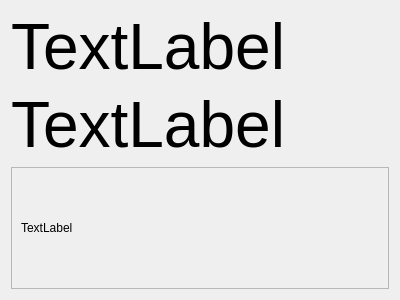
<?xml version="1.0" encoding="UTF-8"?>
<ui version="4.0">
 <class>DialogCamera</class>
 <widget class="QWidget" name="DialogCamera">
  <property name="geometry">
   <rect>
    <x>0</x>
    <y>0</y>
    <width>400</width>
    <height>300</height>
   </rect>
  </property>
  <property name="windowTitle">
   <string>Form</string>
  </property>
  <layout class="QVBoxLayout" name="verticalLayout">
   <item>
    <widget class="QLabel" name="label_2">
     <property name="font">
      <font>
       <pointsize>48</pointsize>
      </font>
     </property>
     <property name="text">
      <string>TextLabel</string>
     </property>
    </widget>
   </item>
   <item>
    <widget class="QLabel" name="label_3">
     <property name="font">
      <font>
       <pointsize>48</pointsize>
      </font>
     </property>
     <property name="text">
      <string>TextLabel</string>
     </property>
    </widget>
   </item>
   <item>
    <widget class="QScrollArea" name="scrollArea">
     <property name="widgetResizable">
      <bool>true</bool>
     </property>
     <widget class="QWidget" name="scrollAreaWidgetContents">
      <property name="geometry">
       <rect>
        <x>0</x>
        <y>0</y>
        <width>380</width>
        <height>106</height>
       </rect>
      </property>
      <layout class="QVBoxLayout" name="verticalLayout_2">
       <item>
        <widget class="QLabel" name="label">
         <property name="text">
          <string>TextLabel</string>
         </property>
        </widget>
       </item>
      </layout>
     </widget>
    </widget>
   </item>
  </layout>
 </widget>
 <resources/>
 <connections/>
</ui>
